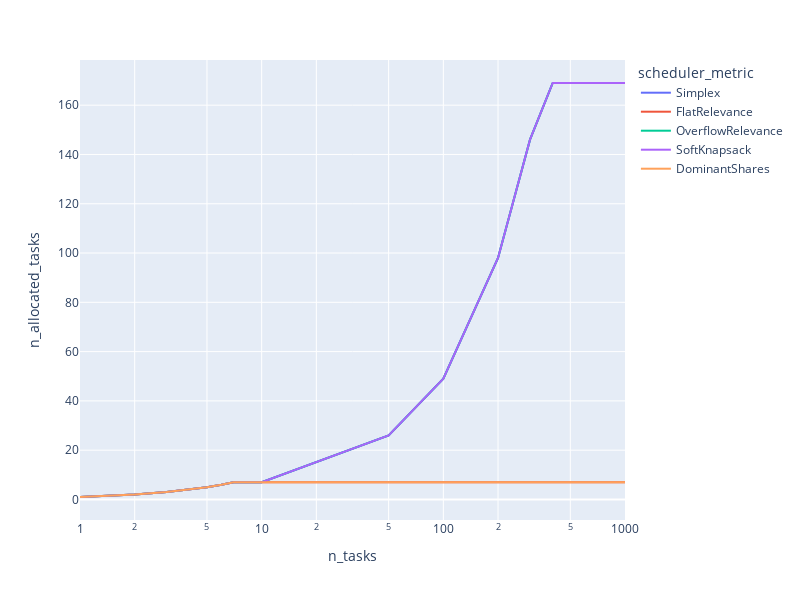

Write notebook code for a chart like this one.
### Code cell
rdf = load_ray_experiment(Path("/home/pierre/privacypacking/logs/ray/run_and_report_2021-12-11_11-22-47"))
rdf["scheduler_metric"] = rdf.apply(lambda row: row.scheduler_metric if row.scheduler == "basic_scheduler" else "Simplex", axis=1)
px.line(
    rdf.sort_values("n_tasks"),
    x="n_tasks",
    y="n_allocated_tasks",
    color="scheduler_metric",
    log_x=True,
    width=800,
    height=600,
    # range_y=[0,1_500],
    # title="Number of allocated tasks depending on the scheduling step size<br><sup>Online mixed curves, 20 blocks, no initial blocks, 100 tasks per block on average, lifetime = 5 blocks</sup>"
)

### Figure 1 — Plotly figure (JSON) as saved in the notebook; plotly's stock layout.template omitted (floating-point values rounded to 4 significant figures)
{"data": [{"hovertemplate": "scheduler_metric=Simplex<br>n_tasks=%{x}<br>n_allocated_tasks=%{y}<extra></extra>", "legendgroup": "Simplex", "line": {"color": "#636efa", "dash": "solid"}, "marker": {"symbol": "circle"}, "mode": "lines", "name": "Simplex", "orientation": "v", "showlegend": true, "type": "scatter", "x": [1, 1, 1, 1, 2, 2, 2, 2, 3, 3, 3, 3, 4, 4, 4, 4, 5, 5, 5, 5, 6, 6, 6, 6, 7, 7, 7, 7, 8, 8, 8, 8, 9, 9, 9, 9, 10, 10, 10, 10, 50, 50, 50, 50, 100, 100, 100, 100, 200, 200, 200, 200, 300, 300, 300, 300, 400, 400, 400, 400, 500, 500, 500, 500, 700, 700, 700, 700, 1000, 1000, 1000, 1000], "xaxis": "x", "y": [1, 1, 1, 1, 2, 2, 2, 2, 3, 3, 3, 3, 4, 4, 4, 4, 5, 5, 5, 5, 6, 6, 6, 6, 7, 7, 7, 7, 7, 7, 7, 7, 7, 7, 7, 7, 7, 7, 7, 7, 26, 26, 26, 26, 49, 49, 49, 49, 98, 98, 98, 98, 146, 146, 146, 146, 169, 169, 169, 169, 169, 169, 169, 169, 169, 169, 169, 169, 169, 169, 169, 169], "yaxis": "y"}, {"hovertemplate": "scheduler_metric=FlatRelevance<br>n_tasks=%{x}<br>n_allocated_tasks=%{y}<extra></extra>", "legendgroup": "FlatRelevance", "line": {"color": "#EF553B", "dash": "solid"}, "marker": {"symbol": "circle"}, "mode": "lines", "name": "FlatRelevance", "orientation": "v", "showlegend": true, "type": "scatter", "x": [1, 2, 3, 4, 5, 6, 7, 8, 9, 10, 50, 100, 200, 300, 400, 500, 700, 1000], "xaxis": "x", "y": [1, 2, 3, 4, 5, 6, 7, 7, 7, 7, 7, 7, 7, 7, 7, 7, 7, 7], "yaxis": "y"}, {"hovertemplate": "scheduler_metric=OverflowRelevance<br>n_tasks=%{x}<br>n_allocated_tasks=%{y}<extra></extra>", "legendgroup": "OverflowRelevance", "line": {"color": "#00cc96", "dash": "solid"}, "marker": {"symbol": "circle"}, "mode": "lines", "name": "OverflowRelevance", "orientation": "v", "showlegend": true, "type": "scatter", "x": [1, 2, 3, 4, 5, 6, 7, 8, 9, 10, 50, 100, 200, 300, 400, 500, 700, 1000], "xaxis": "x", "y": [1, 2, 3, 4, 5, 6, 7, 7, 7, 7, 26, 49, 98, 146, 169, 169, 169, 169], "yaxis": "y"}, {"hovertemplate": "scheduler_metric=SoftKnapsack<br>n_tasks=%{x}<br>n_allocated_tasks=%{y}<extra></extra>", "legendgroup": "SoftKnapsack", "line": {"color": "#ab63fa", "dash": "solid"}, "marker": {"symbol": "circle"}, "mode": "lines", "name": "SoftKnapsack", "orientation": "v", "showlegend": true, "type": "scatter", "x": [1, 2, 3, 4, 5, 6, 7, 8, 9, 10, 50, 100, 200, 300, 400, 500, 700, 1000], "xaxis": "x", "y": [1, 2, 3, 4, 5, 6, 7, 7, 7, 7, 26, 49, 98, 146, 169, 169, 169, 169], "yaxis": "y"}, {"hovertemplate": "scheduler_metric=DominantShares<br>n_tasks=%{x}<br>n_allocated_tasks=%{y}<extra></extra>", "legendgroup": "DominantShares", "line": {"color": "#FFA15A", "dash": "solid"}, "marker": {"symbol": "circle"}, "mode": "lines", "name": "DominantShares", "orientation": "v", "showlegend": true, "type": "scatter", "x": [1, 2, 3, 4, 5, 6, 7, 8, 9, 10, 50, 100, 200, 300, 400, 500, 700, 1000], "xaxis": "x", "y": [1, 2, 3, 4, 5, 6, 7, 7, 7, 7, 7, 7, 7, 7, 7, 7, 7, 7], "yaxis": "y"}], "layout": {"height": 600, "legend": {"title": {"text": "scheduler_metric"}, "tracegroupgap": 0}, "margin": {"t": 60}, "width": 800, "xaxis": {"anchor": "y", "domain": [0, 1], "title": {"text": "n_tasks"}, "type": "log"}, "yaxis": {"anchor": "x", "domain": [0, 1], "title": {"text": "n_allocated_tasks"}}}}
